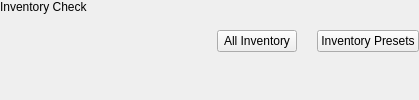
                       <widget class="QFrame" name="calc_inv_check_top_frame">
                        <layout class="QHBoxLayout" name="calc_inv_check_top_layout">
                         <property name="spacing">
                          <number>129</number>
                         </property>
                         <property name="leftMargin">
                          <number>0</number>
                         </property>
                         <property name="topMargin">
                          <number>0</number>
                         </property>
                         <property name="rightMargin">
                          <number>0</number>
                         </property>
                         <property name="bottomMargin">
                          <number>0</number>
                         </property>
                         <item alignment="Qt::AlignTop">
                          <widget class="QLabel" name="calc_inv_check_header">
                           <property name="text">
                            <string>Inventory Check</string>
                           </property>
                          </widget>
                         </item>
                         <item>
                          <widget class="QFrame" name="calc_inv_check_menu_frame">
                           <property name="minimumSize">
                            <size>
                             <width>0</width>
                             <height>40</height>
                            </size>
                           </property>
                           <property name="maximumSize">
                            <size>
                             <width>16777215</width>
                             <height>40</height>
                            </size>
                           </property>
                           <layout class="QHBoxLayout" name="calc_inv_check_menu_layout">
                            <property name="spacing">
                             <number>20</number>
                            </property>
                            <property name="leftMargin">
                             <number>0</number>
                            </property>
                            <property name="topMargin">
                             <number>0</number>
                            </property>
                            <property name="rightMargin">
                             <number>0</number>
                            </property>
                            <property name="bottomMargin">
                             <number>0</number>
                            </property>
                            <item>
                             <widget class="QFrame" name="calc_all_menu_frame">
                              <property name="midLineWidth">
                               <number>0</number>
                              </property>
                              <layout class="QVBoxLayout" name="calc_all_menu_layout" stretch="2,0">
                               <property name="spacing">
                                <number>0</number>
                               </property>
                               <property name="leftMargin">
                                <number>0</number>
                               </property>
                               <property name="topMargin">
                                <number>0</number>
                               </property>
                               <property name="rightMargin">
                                <number>0</number>
                               </property>
                               <property name="bottomMargin">
                                <number>0</number>
                               </property>
                               <item alignment="Qt::AlignTop">
                                <widget class="QPushButton" name="calc_all_menu_butt">
                                 <property name="cursor">
                                  <cursorShape>PointingHandCursor</cursorShape>
                                 </property>
                                 <property name="text">
                                  <string>All Inventory</string>
                                 </property>
                                 <property name="checkable">
                                  <bool>true</bool>
                                 </property>
                                </widget>
                               </item>
                               <item>
                                <widget class="QLabel" name="calc_all_menu_line">
                                 <property name="minimumSize">
                                  <size>
                                   <width>0</width>
                                   <height>3</height>
                                  </size>
                                 </property>
                                 <property name="maximumSize">
                                  <size>
                                   <width>16777215</width>
                                   <height>3</height>
                                  </size>
                                 </property>
                                </widget>
                               </item>
                              </layout>
                             </widget>
                            </item>
                            <item>
                             <widget class="QFrame" name="calc_preset_choose_frame">
                              <property name="midLineWidth">
                               <number>0</number>
                              </property>
                              <layout class="QVBoxLayout" name="calc_preset_choose_layout" stretch="2,0">
                               <property name="spacing">
                                <number>0</number>
                               </property>
                               <property name="leftMargin">
                                <number>0</number>
                               </property>
                               <property name="topMargin">
                                <number>0</number>
                               </property>
                               <property name="rightMargin">
                                <number>0</number>
                               </property>
                               <property name="bottomMargin">
                                <number>0</number>
                               </property>
                               <item alignment="Qt::AlignTop">
                                <widget class="QPushButton" name="calc_preset_choose_butt">
                                 <property name="cursor">
                                  <cursorShape>PointingHandCursor</cursorShape>
                                 </property>
                                 <property name="text">
                                  <string>Inventory Presets</string>
                                 </property>
                                 <property name="checkable">
                                  <bool>true</bool>
                                 </property>
                                </widget>
                               </item>
                               <item>
                                <widget class="QLabel" name="calc_preset_choose_line">
                                 <property name="minimumSize">
                                  <size>
                                   <width>0</width>
                                   <height>3</height>
                                  </size>
                                 </property>
                                 <property name="maximumSize">
                                  <size>
                                   <width>16777215</width>
                                   <height>3</height>
                                  </size>
                                 </property>
                                </widget>
                               </item>
                              </layout>
                             </widget>
                            </item>
                           </layout>
                          </widget>
                         </item>
                        </layout>
                       </widget>
